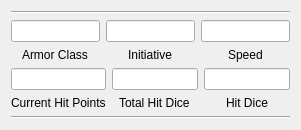
       <widget class="QWidget" name="verticalLayoutWidget_18">
        <property name="geometry">
         <rect>
          <x>320</x>
          <y>100</y>
          <width>301</width>
          <height>122</height>
         </rect>
        </property>
        <layout class="QVBoxLayout" name="defense_vl">
         <item>
          <widget class="Line" name="defenseTop_horzline">
           <property name="orientation">
            <enum>Qt::Horizontal</enum>
           </property>
          </widget>
         </item>
         <item>
          <layout class="QGridLayout" name="defenseTop_gl">
           <item row="0" column="0">
            <layout class="QVBoxLayout" name="armorClass_vl">
             <item>
              <widget class="QLineEdit" name="armorClass_le"/>
             </item>
             <item alignment="Qt::AlignHCenter">
              <widget class="QLabel" name="armorClass_lb">
               <property name="text">
                <string>Armor Class</string>
               </property>
              </widget>
             </item>
            </layout>
           </item>
           <item row="0" column="1">
            <layout class="QVBoxLayout" name="initiative_vl">
             <item>
              <widget class="QLineEdit" name="initiative_le"/>
             </item>
             <item alignment="Qt::AlignHCenter">
              <widget class="QLabel" name="initiative_lb">
               <property name="text">
                <string>Initiative</string>
               </property>
              </widget>
             </item>
            </layout>
           </item>
           <item row="0" column="2">
            <layout class="QVBoxLayout" name="speed_vl">
             <item>
              <widget class="QLineEdit" name="speed_le"/>
             </item>
             <item alignment="Qt::AlignHCenter">
              <widget class="QLabel" name="speed_lb">
               <property name="text">
                <string>Speed</string>
               </property>
              </widget>
             </item>
            </layout>
           </item>
          </layout>
         </item>
         <item>
          <layout class="QHBoxLayout" name="defenseBot_hl">
           <item>
            <layout class="QVBoxLayout" name="currentHP_vl">
             <item>
              <widget class="QLineEdit" name="currentHP_le"/>
             </item>
             <item alignment="Qt::AlignHCenter">
              <widget class="QLabel" name="currentHP_lb">
               <property name="text">
                <string>Current Hit Points</string>
               </property>
              </widget>
             </item>
            </layout>
           </item>
           <item>
            <layout class="QVBoxLayout" name="totalHitDice_vl">
             <item>
              <widget class="QLineEdit" name="totalHitDice_le"/>
             </item>
             <item alignment="Qt::AlignHCenter">
              <widget class="QLabel" name="totalHitDice_lb">
               <property name="text">
                <string>Total Hit Dice</string>
               </property>
              </widget>
             </item>
            </layout>
           </item>
           <item>
            <layout class="QVBoxLayout" name="hitDice_vl">
             <item>
              <widget class="QLineEdit" name="hitDice_le"/>
             </item>
             <item alignment="Qt::AlignHCenter">
              <widget class="QLabel" name="hitDice_lb">
               <property name="text">
                <string>Hit Dice</string>
               </property>
              </widget>
             </item>
            </layout>
           </item>
          </layout>
         </item>
         <item>
          <widget class="Line" name="defenseBot_horzline">
           <property name="orientation">
            <enum>Qt::Horizontal</enum>
           </property>
          </widget>
         </item>
        </layout>
       </widget>
